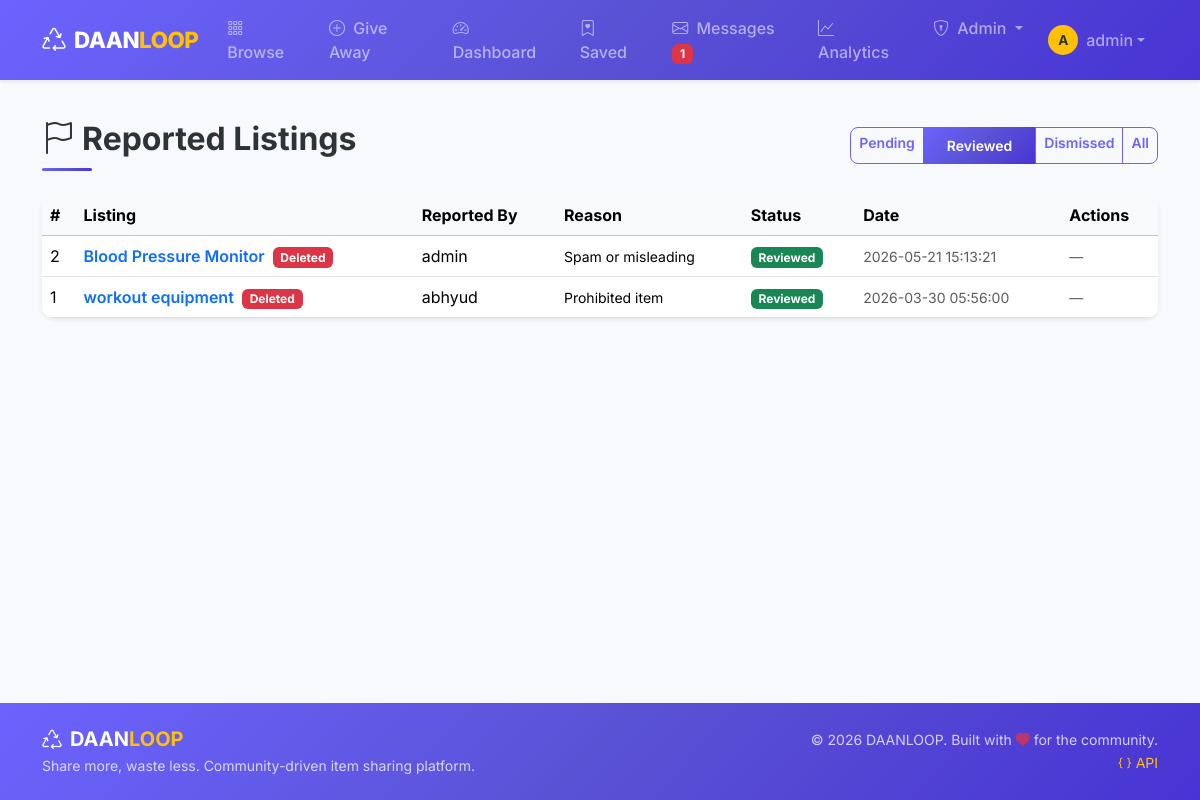
Page /admin/reports?status=reviewed (signed in) on the committed database.
### tables this page shows
CREATE TABLE reports (
            id INTEGER PRIMARY KEY AUTOINCREMENT,
            reporter_id INTEGER NOT NULL,
            listing_id INTEGER NOT NULL,
            reason TEXT NOT NULL,
            status TEXT DEFAULT 'pending' CHECK(status IN ('pending','reviewed','dismissed')),
            created_at TIMESTAMP DEFAULT CURRENT_TIMESTAMP,
            FOREIGN KEY (reporter_id) REFERENCES users(id),
            FOREIGN KEY (listing_id) REFERENCES listings(id)
        );

CREATE TABLE listings (
            id INTEGER PRIMARY KEY AUTOINCREMENT,
            title TEXT NOT NULL,
            description TEXT NOT NULL,
            category TEXT NOT NULL,
            city TEXT NOT NULL,
            location TEXT DEFAULT '',
            condition TEXT DEFAULT 'Good',
            contact_number TEXT DEFAULT '',
            image_path TEXT DEFAULT '',
            owner_id INTEGER NOT NULL,
            status TEXT DEFAULT 'active' CHECK(status IN ('active','soft_deleted','claimed')),
            created_at TIMESTAMP DEFAULT CURRENT_TIMESTAMP,
            FOREIGN KEY (owner_id) REFERENCES users(id)
        );

CREATE TABLE users (
            id INTEGER PRIMARY KEY AUTOINCREMENT,
            username TEXT UNIQUE NOT NULL,
            email TEXT UNIQUE NOT NULL,
            password_hash TEXT NOT NULL,
            role TEXT DEFAULT 'user' CHECK(role IN ('user', 'admin')),
            city TEXT DEFAULT '',
            avatar TEXT DEFAULT '',
            created_at TIMESTAMP DEFAULT CURRENT_TIMESTAMP
        );

### sprint2/reports.py (the view)
@reports_bp.route('/admin/reports')
@admin_required
def admin_reports():
    status_filter = request.args.get('status', 'pending')
    reports = get_all_reports(status=status_filter if status_filter != 'all' else None)
    return render_template('sprint2/admin_reports.html', reports=reports, status_filter=status_filter)

### database.py (called while the page is built)
def get_db():
    db = sqlite3.connect(Config.DATABASE)
    db.row_factory = sqlite3.Row
    db.execute("PRAGMA foreign_keys = ON")
    return db

### models/message_model.py (called while the page is built)
def count_unread(user_id):
    db = get_db()
    result = db.execute(
        "SELECT COUNT(*) as cnt FROM messages WHERE receiver_id = ? AND is_read = 0",
        (user_id,)
    ).fetchone()
    close_db(db)
    return result['cnt']

### models/report_model.py (called while the page is built)
def get_all_reports(status='pending'):
    db = get_db()
    query = '''
        SELECT r.*, u.username as reporter_name, l.title as listing_title, l.status as listing_status
        FROM reports r
        JOIN users u ON r.reporter_id = u.id
        JOIN listings l ON r.listing_id = l.id
    '''
    params = []
    if status:
        query += ' WHERE r.status = ?'
        params.append(status)
    query += ' ORDER BY r.created_at DESC'
    rows = db.execute(query, params).fetchall()
    close_db(db)
    return rows

### utils/security.py (called while the page is built)
def admin_required(f):
    @wraps(f)
    def decorated_function(*args, **kwargs):
        if 'user_id' not in session:
            flash('Please login to access this page.', 'warning')
            return redirect(url_for('sprint1_auth.login'))
        if session.get('role') != 'admin':
            flash('Admin access required.', 'danger')
            return redirect(url_for('sprint1_listings.browse'))
        return f(*args, **kwargs)
    return decorated_function

### templates/sprint2/admin_reports.html (shortened to what this page needs)
{% extends "base.html" %}
{% block content %}
<div class="d-flex justify-content-between align-items-center mb-4">
    <h2 class="section-title mb-0">
        <i class="bi bi-flag me-2"></i>Reported Listings
    </h2>
    <div class="btn-group" role="group">
        <a href="?status=pending" class="btn btn-sm {% if status_filter == 'pending' %}btn-primary{% else %}btn-outline-primary{% endif %}">
            Pending
        </a>
        <a href="?status=reviewed" class="btn btn-sm {% if status_filter == 'reviewed' %}btn-primary{% else %}btn-outline-primary{% endif %}">
            Reviewed
        </a>
        <a href="?status=dismissed" class="btn btn-sm {% if status_filter == 'dismissed' %}btn-primary{% else %}btn-outline-primary{% endif %}">
            Dismissed
        </a>
        <a href="?status=all" class="btn btn-sm {% if status_filter == 'all' %}btn-primary{% else %}btn-outline-primary{% endif %}">
            All
        </a>
    </div>
</div>
{% if reports %}
<div class="card shadow-sm">
    <div class="table-responsive">
        <table class="table table-hover align-middle mb-0">
            <thead class="table-light">
                <tr>
                    <th>#</th>
                    <th>Listing</th>
                    <th>Reported By</th>
                    <th>Reason</th>
                    <th>Status</th>
                    <th>Date</th>
                    <th>Actions</th>
                </tr>
            </thead>
            <tbody>
                {% for report in reports %}
                <tr>
                    <td>{{ report.id }}</td>
                    <td>
                        <a href="{{ url_for('sprint1_listings.view_listing', listing_id=report.listing_id) }}" class="fw-semibold text-decoration-none">
                            {{ report.listing_title }}
                        </a>
                        {% if report.listing_status == 'soft_deleted' %}
                        <span class="badge bg-danger ms-1">Deleted</span>
                        {% endif %}
                    </td>
                    <td>{{ report.reporter_name }}</td>
                    <td>
                        <span class="small">{{ report.reason[:60] }}{% if report.reason|length > 60 %}...{% endif %}</span>
                    </td>
                    <td>
                        <span class="badge {% if report.status == 'pending' %}bg-warning text-dark{% elif report.status == 'reviewed' %}bg-success{% else %}bg-secondary{% endif %}">
                            {{ report.status|title }}
                        </span>
                    </td>
                    <td><small class="text-muted">{{ report.created_at }}</small></td>
                    <td>
                        {% if report.status == 'pending' %}
                        <form action="{{ url_for('sprint2_reports.review_report', report_id=report.id) }}" method="POST" class="d-inline">
                            <input type="hidden" name="listing_id" value="{{ report.listing_id }}">
                            <button type="submit" name="action" value="soft_delete" class="btn btn-sm btn-danger me-1" data-bs-toggle="tooltip" title="Remove listing">
                                <i class="bi bi-trash"></i>
                            </button>
                            <button type="submit" name="action" value="dismiss" class="btn btn-sm btn-outline-secondary" data-bs-toggle="tooltip" title="Dismiss report">
                                <i class="bi bi-x-circle"></i>
                            </button>
                        </form>
                        {% else %}
                        <span class="text-muted small">—</span>
                        {% endif %}
                    </td>
                </tr>
                {% endfor %}
            </tbody>
        </table>
    </div>
</div>
{% else %}
<div class="text-center py-5">
    <i class="bi bi-shield-check display-1 text-success"></i>
    <h4 class="text-muted mt-3">No {{ status_filter }} reports</h4>
</div>
{% endif %}
{% endblock %}

### static/css/style.css (style rules this page uses)
:root { --primary: #6C63FF; --primary-dark: #5A52D5; --secondary: #FF6B6B; --accent: #FFC107; --success: #2ECC71; --dark: #2D3436; --light-bg: #F8F9FD; --card-shadow: 0 4px 15px rgba(108, 99, 255, 0.1); --card-hover-shadow: 0 8px 25px rgba(108, 99, 255, 0.2); --gradient-primary: linear-gradient(135deg, #6C63FF 0%, #5A52D5 50%, #4834D4 100%); --gradient-hero: linear-gradient(135deg, #6C63FF 0%, #A855F7 50%, #EC4899 100%); --gradient-warm: linear-gradient(135deg, #FF6B6B 0%, #FF8E53 100%); --gradient-cool: linear-gradient(135deg, #667EEA 0%, #764BA2 100%); --border-radius: 12px; }
body { font-family: 'Inter', -apple-system, BlinkMacSystemFont, sans-serif; background-color: var(--light-bg); color: var(--dark); min-height: 100vh; display: flex; flex-direction: column; }
.card { border: none; border-radius: var(--border-radius); box-shadow: var(--card-shadow); transition: all 0.3s ease; overflow: hidden; }
.btn-primary { background: var(--gradient-primary); border: none; font-weight: 600; padding: 0.5rem 1.5rem; border-radius: 8px; transition: all 0.3s ease; }
.btn-outline-primary { color: var(--primary); border-color: var(--primary); font-weight: 600; border-radius: 8px; }
.section-title { font-weight: 700; position: relative; padding-bottom: 0.75rem; }
.section-title::after { content: ''; position: absolute; bottom: 0; left: 0; width: 50px; height: 3px; background: var(--gradient-primary); border-radius: 2px; }

### rows in the picture
reports: id "2", listing_title "Blood Pressure Monitor", reporter_name "admin", reason "Spam or misleading", status "Reviewed", created_at "2026-05-21 15:13:21"
reports: id "1", listing_title "workout equipment", reporter_name "abhyud", reason "Prohibited item", status "Reviewed", created_at "2026-03-30 05:56:00"

### other values in the picture
{{ unread_count }} "1"
{{ session.username[0]|upper }} "A"
{{ session.username }} "admin"
